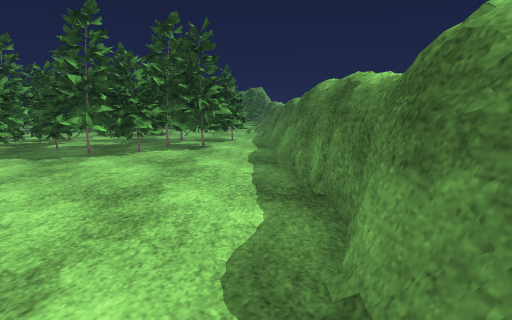
[1] (above)

22 first-person views from a walk through a scene from a Unity 3-D project. The camera is 1.2 m above the floor, tilts 10° down and sees 80° across. The floor is counted in squares, 0.5 m on a side. Each view is taken from the middle of a square. On the plan, view 1 faces up. The plan holds only what a view shows up to about 19 squares ahead; the rest is blank. The place goes on beyond the plan. Some surface patterns are stand-ins.

[2]
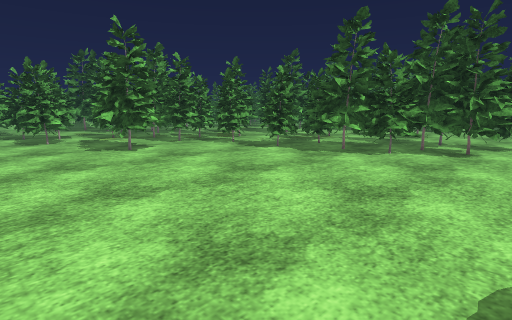

[3]
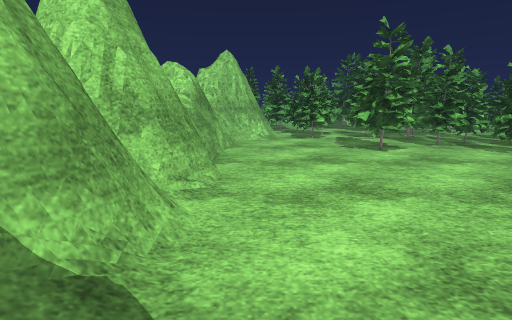

[4]
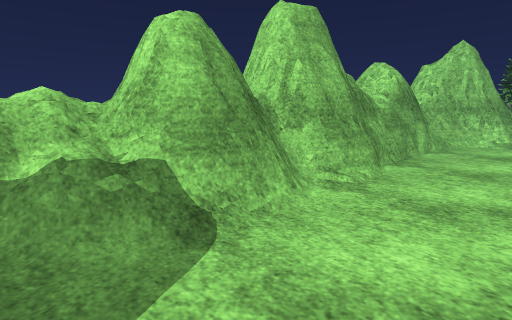

[5]
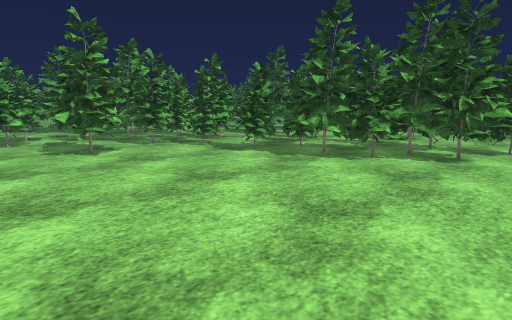

[6]
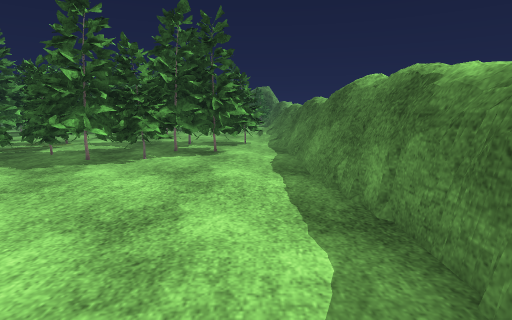

[7]
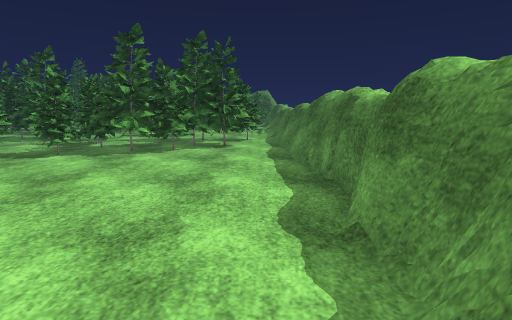

[8]
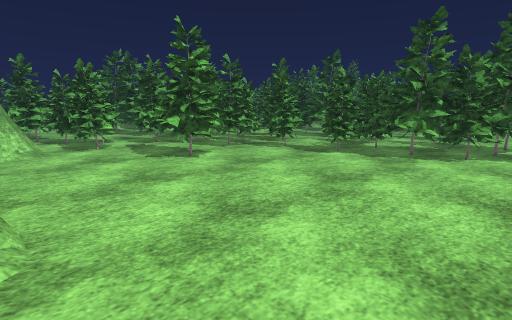

[9]
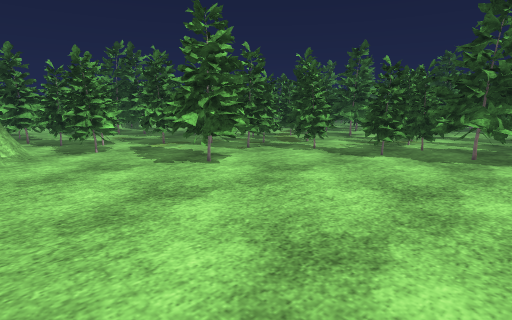

[10]
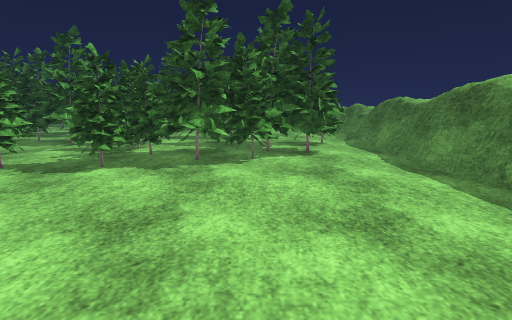

[11]
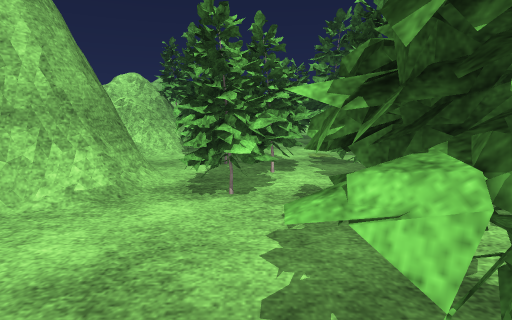

[12]
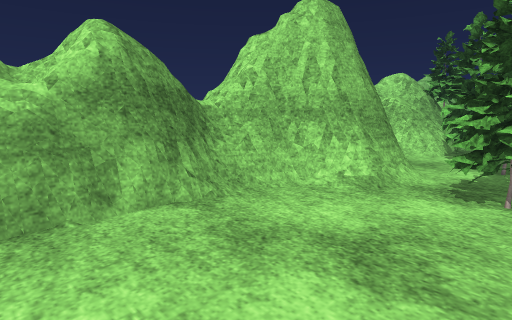

[13]
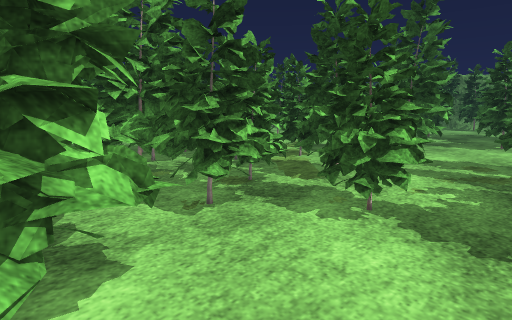

[14]
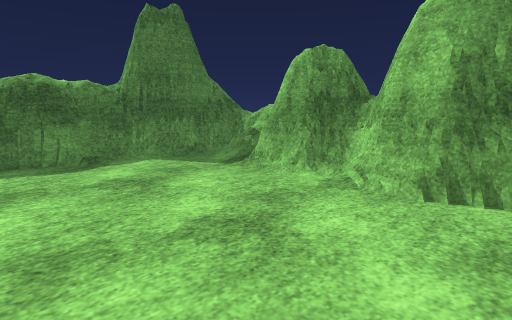

[15]
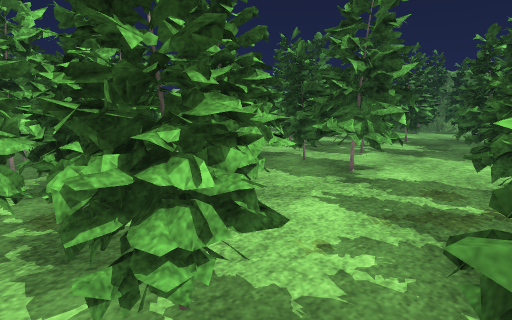

[16]
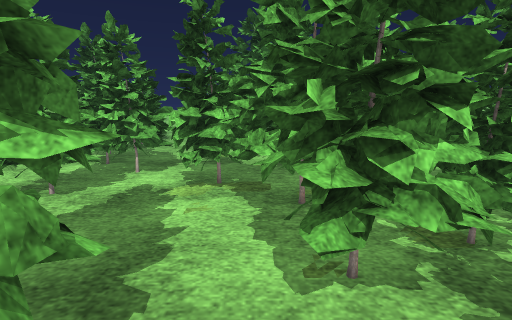

[17]
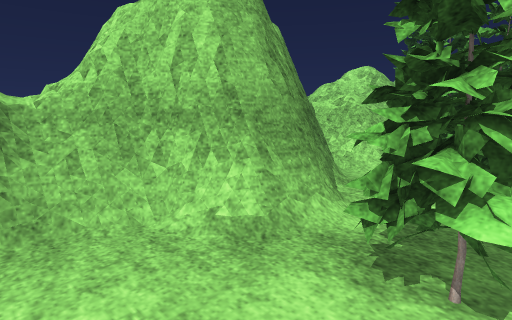

[18]
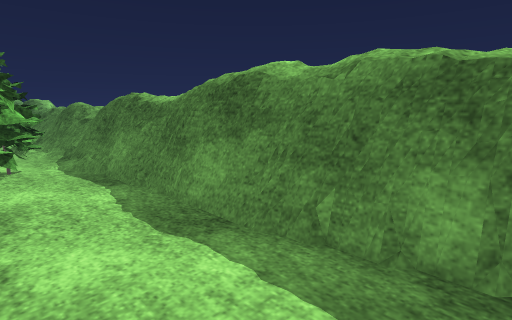

[19]
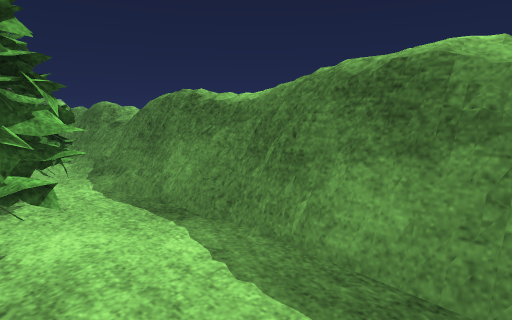

[20]
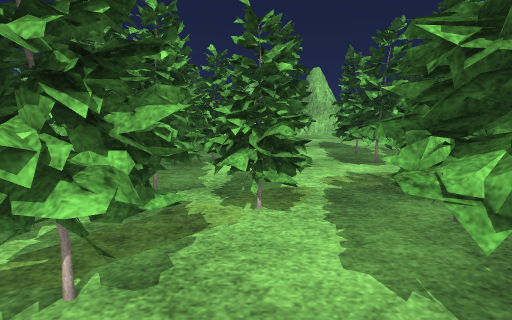

[21]
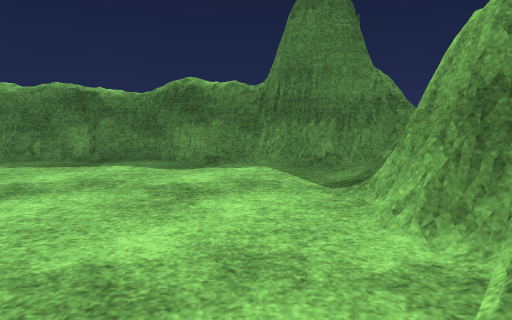

[22]
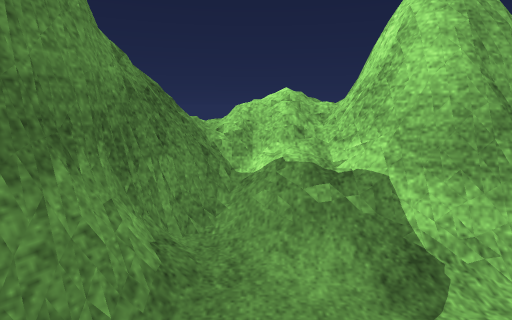

### Floor plan
Key: @ floor where view 1 was taken; # wall or solid block; x gap in a wall; . main floor; : floor 0.75 m higher than the main floor; + floor 1.25 m higher than the main floor; * floor 1.5 m higher than the main floor; / step, stairs or slope; = window, fence, low wall or low ledge; ^ raised ledge; T thing the floor can be seen under or through.
Columns run from 33 left of view 1 to 3 right of it. Each row starts with its distance up from view 1.
 24                                   #=
 23                                  #==
 22                #####           ##==#
 21             #####..#           #^#=#*
 20            #^......##          =..=#*
 19            ##......###        ##..=#*
 18            #####....#^       ###..=#+
 17               ###....^#    ####^..=#*
 16                ##....TT#  ###.....=#*
 15                # ^..TTT#####=.....=##
 14                ###^.TTT.##........=#
 13                ####.^T=...........=#
 12                ##=................##
 11               ###..................#
 10           ######...................#
  9          ###....T=.................#
  8         ###....TTT.................#
  7         ##.....TTT^................#
  6         #=.....TTT.................#
  5        #####... T..................#
  4      #######.......................#
  3    ###^..#^........................#
  2   ###..............................#
  1 #=##...===#.......................##
  0 =:x..#=####......................@=#
 -1 #==#=######=#..................../=#
 -2  *==##    ####========#==.#==#.../##
 -3 # =##       #=###########==###=//###
 -4 #                       ######=:/=##
 -5 #                            #^=^=##
 -6                              #^^^^^

Positions as (right, up) in squares from view 1, and headings:
1: (0, 0), facing up
2: (0, 0), facing up-left
3: (0, 0), facing left
4: (0, 3), facing down-left
5: (0, 2), facing up-left
6: (-1, 2), facing up
7: (-1, -3), facing up
8: (-3, -2), facing up-left
9: (-6, -1), facing up-left
10: (-6, 2), facing up
11: (-15, 5), facing left
12: (-14, 5), facing down-left
13: (-13, 7), facing up-left
14: (-13, 7), facing down-right
15: (-13, 12), facing up-left
16: (-15, 10), facing left
17: (-19, 5), facing down-left
18: (-3, 8), facing up-right
19: (-3, 12), facing up-right
20: (-15, 19), facing left
21: (-12, 1), facing right
22: (-1, 2), facing down
